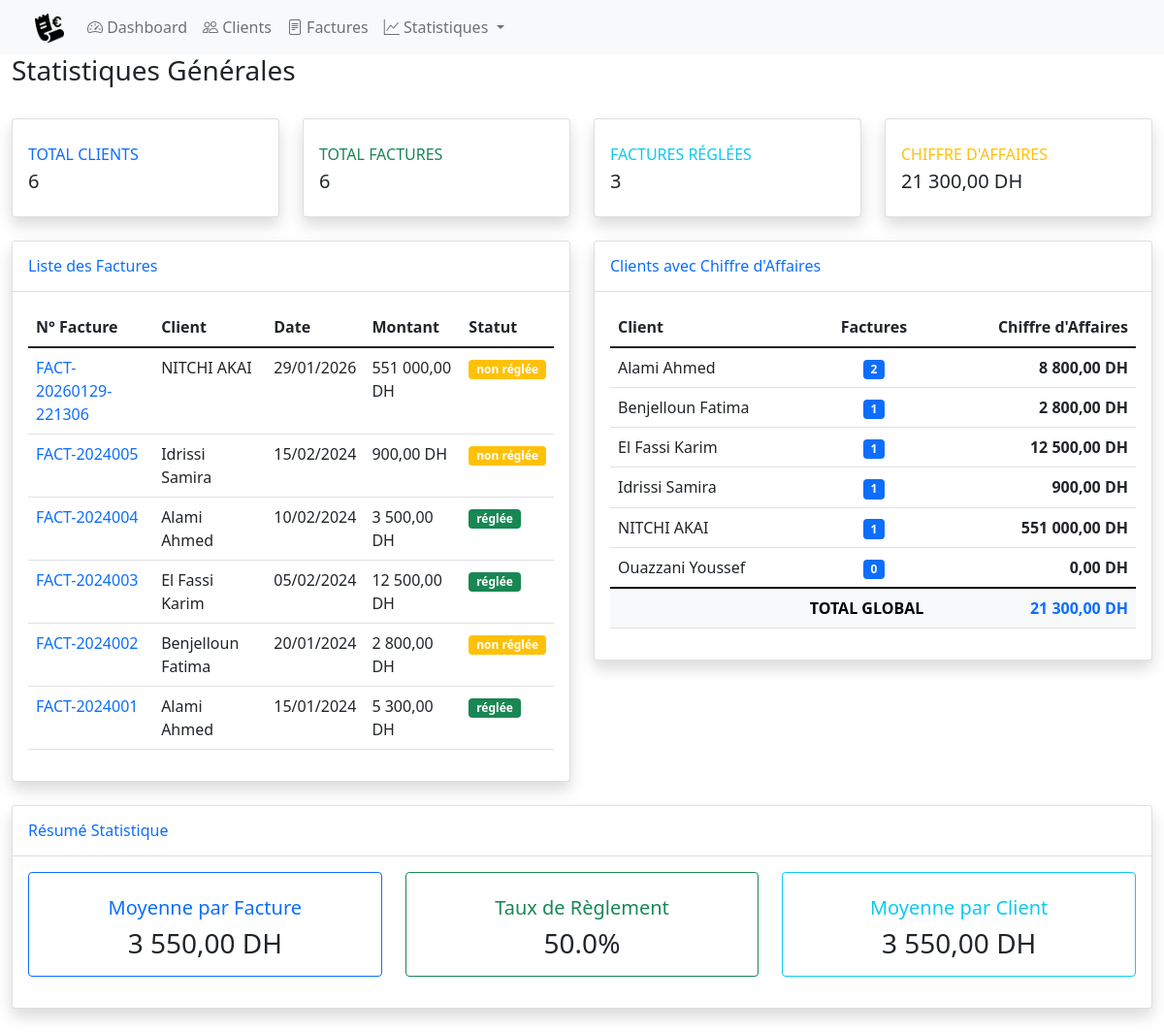
/index.php?action=statistiques, run on the app's committed database.
### tables this page shows
CREATE TABLE IF NOT EXISTS `factures` (
  `idFacture` int NOT NULL AUTO_INCREMENT,
  `numero` varchar(50) NOT NULL,
  `date_facture` date NOT NULL,
  `idClient` int NOT NULL,
  `montant_total` decimal(10,2) NOT NULL DEFAULT '0.00',
  `statut` enum('réglée','non réglée') DEFAULT 'non réglée',
  `created_at` timestamp NULL DEFAULT CURRENT_TIMESTAMP,
  PRIMARY KEY (`idFacture`),
  UNIQUE KEY `numero` (`numero`),
  KEY `idClient` (`idClient`)
);

CREATE TABLE IF NOT EXISTS `clients` (
  `idClient` int NOT NULL AUTO_INCREMENT,
  `nom` varchar(100) NOT NULL,
  `prenom` varchar(100) NOT NULL,
  `email` varchar(100) DEFAULT NULL,
  `telephone` varchar(20) DEFAULT NULL,
  `ville` varchar(50) DEFAULT NULL,
  `created_at` timestamp NULL DEFAULT CURRENT_TIMESTAMP,
  PRIMARY KEY (`idClient`)
);

### App/Controllers/DashboardController.php (called while the page is built, shortened)
<?php
class DashboardController {
    private $facture;
    private $client;
    public function __construct() {
        $this->facture = new GestionFacture();
        $this->client = new GestionClient();
    }
    public function statistiques() {
        $factures = $this->facture->getAll();
        $clients = $this->client->getAll();
        $factures = is_array($factures) ? $factures : [];
        $clients = is_array($clients) ? $clients : [];
        $caGlobal = $this->calculateTotalCA($factures);
        require __DIR__ . '/../Views/dashboard/statistiques.php';
    }
    private function calculateTotalCA($factures) {
        $total = 0;
        foreach ($factures as $facture) {
            if (isset($facture['statut']) && $facture['statut'] === 'réglée' && isset($facture['montant_total'])) {
                $total += $facture['montant_total'];
            }
        }
        return $total;
    }
}

### App/config/dataBase.php (called while the page is built, shortened)
<?php
class Database {
    private static $instance = null;
    private function __construct() {
        try {
            $this->con = new PDO(
                "mysql:host=localhost;dbname=market_db;charset=utf8mb4",
                "root",
                ""
            );
        } catch(PDOException $e) {
            die("ERROR : " . $e->getMessage());
        }
    }
    public static function getInstance() {
        if (self::$instance === null) {
            self::$instance = new Database();
        }
        return self::$instance;
    }
    public static function getConnection() {
        return self::getInstance()->con;
    }
}

### App/Models/GestionClient.php (called while the page is built, shortened)
<?php
class GestionClient {
    private $con;
    public function __construct() {
        $this->con = Database::getConnection();
    }
    public function getAll() {
        try {
            $stmt = $this->con->query("
                SELECT c.*,
                       COUNT(f.idFacture) as nb_factures,
                       COALESCE(SUM(f.montant_total), 0) as chiffre_affaires
                FROM clients c
                LEFT JOIN factures f ON c.idClient = f.idClient
                GROUP BY c.idClient
                ORDER BY c.nom ASC
            ");
            return $stmt->fetchAll(PDO::FETCH_ASSOC);
        } catch(PDOException $e) {
            error_log("ERROR getAll: " . $e->getMessage());
            return [];
        }
    }
}

### App/Models/GestionFacture.php (called while the page is built, shortened)
<?php
class GestionFacture {
    private $con;
    public function __construct() {
        $this->con = Database::getConnection();
    }
    public function getAll() {
        try {
            $stmt = $this->con->query("
                SELECT f.idFacture, f.numero, f.date_facture, f.montant_total,
                       f.statut, c.idClient, c.nom, c.prenom, c.email, c.telephone, c.ville
                FROM factures f
                JOIN clients c ON f.idClient = c.idClient
                ORDER BY f.date_facture DESC
            ");
            return $stmt->fetchAll(PDO::FETCH_ASSOC);
        } catch(PDOException $e) {
            error_log("ERROR getAll: " . $e->getMessage());
            return [];
        }
    }
}

### App/Views/Dashboard/statistiques.php (the view, shortened to what this page needs)
<?php
require __DIR__ . '/../layout/header.php';
$factures = $factures ?? [];
$clients = $clients ?? [];
$caGlobal = $caGlobal ?? 0;
$totalFactures = is_array($factures) ? count($factures) : 0;
$totalClients = is_array($clients) ? count($clients) : 0;
$caTotal = 0;
$facturesReglees = 0;
foreach ($factures as $facture) {
    if (isset($facture['statut']) && $facture['statut'] === 'réglée') {
        $caTotal += $facture['montant_total'] ?? 0;
        $facturesReglees++;
    }
}
?>
<?php include '../app/Views/layout/menu.php'; ?>
<div class="container-fluid">
    <div class="d-flex justify-content-between align-items-center mb-4">
        <h1 class="h3 text-dark">Statistiques Générales</h1>
    </div>
    <div class="row">
        <div class="col-xl-3 col-md-6 mb-4">
            <div class="card border-left-primary shadow h-100 py-2">
                <div class="card-body">
                    <div class="row no-gutters align-items-center">
                        <div class="col mr-2">
                            <div class="text-xs font-weight-bold text-primary text-uppercase mb-1">
                                Total Clients
                            </div>
                            <div class="h5 mb-0 font-weight-bold text-gray-800">
                                <?php echo $totalClients; ?>
                            </div>
                        </div>
                    </div>
                </div>
            </div>
        </div>
        <div class="col-xl-3 col-md-6 mb-4">
            <div class="card border-left-success shadow h-100 py-2">
                <div class="card-body">
                    <div class="row no-gutters align-items-center">
                        <div class="col mr-2">
                            <div class="text-xs font-weight-bold text-success text-uppercase mb-1">
                                Total Factures
                            </div>
                            <div class="h5 mb-0 font-weight-bold text-gray-800">
                                <?php echo $totalFactures; ?>
                            </div>
                        </div>
                    </div>
                </div>
            </div>
        </div>
        <div class="col-xl-3 col-md-6 mb-4">
            <div class="card border-left-info shadow h-100 py-2">
                <div class="card-body">
                    <div class="row no-gutters align-items-center">
                        <div class="col mr-2">
                            <div class="text-xs font-weight-bold text-info text-uppercase mb-1">
                                Factures Réglées
                            </div>
                            <div class="h5 mb-0 font-weight-bold text-gray-800">
                                <?php echo $facturesReglees; ?>
                            </div>
                        </div>
                    </div>
                </div>
            </div>
        </div>
        <div class="col-xl-3 col-md-6 mb-4">
            <div class="card border-left-warning shadow h-100 py-2">
                <div class="card-body">
                    <div class="row no-gutters align-items-center">
                        <div class="col mr-2">
                            <div class="text-xs font-weight-bold text-warning text-uppercase mb-1">
                                Chiffre d'Affaires
                            </div>
                            <div class="h5 mb-0 font-weight-bold text-gray-800">
                                <?php echo number_format($caTotal, 2, ',', ' '); ?> DH
                            </div>
                        </div>
                    </div>
                </div>
            </div>
        </div>
    </div>
    <div class="row">
        <div class="col-lg-6 mb-4">
            <div class="card shadow">
                <div class="card-header bg-white py-3">
                    <h6 class="m-0 font-weight-bold text-primary">Liste des Factures</h6>
                </div>
                <div class="card-body">
                    <?php if (empty($factures)): ?>
                        <div class="alert alert-info">
                            Aucune facture trouvée.
                        </div>
                    <?php else: ?>
                        <div class="table-responsive">
                            <table class="table table-hover">
                                <thead class="thead-light">
                                    <tr>
                                        <th>N° Facture</th>
                                        <th>Client</th>
                                        <th>Date</th>
                                        <th>Montant</th>
                                        <th>Statut</th>
                                    </tr>
                                </thead>
                                <tbody>
                                    <?php foreach ($factures as $facture): ?>
                                    <tr>
                                        <td>
                                            <a href="index.php?action=detail_facture&id=<?php echo $facture['idFacture'] ?? ''; ?>" class="text-decoration-none">
                                                <?php echo htmlspecialchars($facture['numero'] ?? ''); ?>
                                            </a>
                                        </td>
                                        <td><?php echo htmlspecialchars(($facture['nom'] ?? '') . ' ' . ($facture['prenom'] ?? '')); ?></td>
                                        <td><?php echo isset($facture['date_facture']) ? date('d/m/Y', strtotime($facture['date_facture'])) : ''; ?></td>
                                        <td><?php echo number_format($facture['montant_total'] ?? 0, 2, ',', ' '); ?> DH</td>
                                        <td>
                                            <span class="badge bg-<?php echo ($facture['statut'] ?? '') == 'réglée' ? 'success' : 'warning'; ?>">
                                                <?php echo htmlspecialchars($facture['statut'] ?? ''); ?>
                                            </span>
                                        </td>
                                    </tr>
                                    <?php endforeach; ?>
                                </tbody>
                            </table>
                        </div>
                    <?php endif; ?>
                </div>
            </div>
        </div>
        <div class="col-lg-6 mb-4">
            <div class="card shadow">
                <div class="card-header bg-white py-3">
                    <h6 class="m-0 font-weight-bold text-primary">Clients avec Chiffre d'Affaires</h6>
                </div>
                <div class="card-body">
                    <?php if (empty($clients)): ?>
                        <div class="alert alert-info">
                            Aucun client trouvé.
                        </div>
                    <?php else: ?>
                        <div class="table-responsive">
                            <table class="table table-hover">
                                <thead class="thead-light">
                                    <tr>
                                        <th>Client</th>
                                        <th class="text-center">Factures</th>
                                        <th class="text-end">Chiffre d'Affaires</th>
                                    </tr>
                                </thead>
                                <tbody>
                                    <?php foreach ($clients as $client): ?>
                                    <tr>
                                        <td><?php echo htmlspecialchars($client['nom'] . ' ' . $client['prenom']); ?></td>
                                        <td class="text-center">
                                            <span class="badge bg-primary"><?php echo $client['nb_factures'] ?? 0; ?></span>
                                        </td>
                                        <td class="text-end">
                                            <strong><?php echo number_format($client['chiffre_affaires'] ?? 0, 2, ',', ' '); ?> DH</strong>
                                        </td>
                                    </tr>
                                    <?php endforeach; ?>
                                </tbody>
                                <tfoot class="table-light">
                                    <tr>
                                        <td colspan="2" class="text-end"><strong>TOTAL GLOBAL</strong></td>
                                        <td class="text-end">
                                            <strong class="text-primary">
                                                <?php echo number_format($caGlobal, 2, ',', ' '); ?> DH
                                            </strong>
                                        </td>
                                    </tr>
                                </tfoot>
                            </table>
                        </div>
                    <?php endif; ?>
                </div>
            </div>
        </div>
    </div>
    <div class="row">
        <div class="col-lg-12">
            <div class="card shadow mb-4">
                <div class="card-header bg-white py-3">
                    <h6 class="m-0 font-weight-bold text-primary">Résumé Statistique</h6>
                </div>
                <div class="card-body">
                    <div class="row">
                        <div class="col-md-4 mb-3">
                            <div class="card border-primary h-100">
                                <div class="card-body text-center">
                                    <h5 class="card-title text-primary">Moyenne par Facture</h5>
                                    <h3 class="card-text">
                                        <?php
                                        $moyenne = $totalFactures > 0 ? $caTotal / $totalFactures : 0;
                                        echo number_format($moyenne, 2, ',', ' ') . ' DH';
                                        ?>
                                    </h3>
                                </div>
                            </div>
                        </div>
                        <div class="col-md-4 mb-3">
                            <div class="card border-success h-100">
                                <div class="card-body text-center">
                                    <h5 class="card-title text-success">Taux de Règlement</h5>
                                    <h3 class="card-text">
                                        <?php
                                        $taux = $totalFactures > 0 ? ($facturesReglees / $totalFactures) * 100 : 0;
                                        echo number_format($taux, 1) . '%';
                                        ?>
                                    </h3>
                                </div>
                            </div>
                        </div>
                        <div class="col-md-4 mb-3">
                            <div class="card border-info h-100">
                                <div class="card-body text-center">
                                    <h5 class="card-title text-info">Moyenne par Client</h5>
                                    <h3 class="card-text">
                                        <?php
                                        $moyenneClient = $totalClients > 0 ? $caTotal / $totalClients : 0;
                                        echo number_format($moyenneClient, 2, ',', ' ') . ' DH';
                                        ?>
                                    </h3>
                                </div>
                            </div>
                        </div>
                    </div>
                </div>
            </div>
        </div>
    </div>
</div>
<?php
require __DIR__ . '/../layout/footer.php';
?>

### data on the page
factures: numero "FACT-20260129-221306", idClient.prenom "NITCHI AKAI", date_facture "29/01/2026", montant_total "551 000,00", statut "non réglée"
factures: numero "FACT-2024005", idClient.prenom "Idrissi Samira", date_facture "15/02/2024", montant_total "900,00", statut "non réglée"
factures: numero "FACT-2024004", idClient.prenom "Alami Ahmed", date_facture "10/02/2024", montant_total "3 500,00", statut "réglée"
factures: numero "FACT-2024003", idClient.prenom "El Fassi Karim", date_facture "05/02/2024", montant_total "12 500,00", statut "réglée"
factures: numero "FACT-2024002", idClient.prenom "Benjelloun Fatima", date_facture "20/01/2024", montant_total "2 800,00", statut "non réglée"
factures: numero "FACT-2024001", idClient.prenom "Alami Ahmed", date_facture "15/01/2024", montant_total "5 300,00", statut "réglée"
clients: nom+prenom "Alami Ahmed", nb_factures "2", chiffre_affaires "8 800,00"
clients: nom+prenom "Benjelloun Fatima", nb_factures "1", chiffre_affaires "2 800,00"
clients: nom+prenom "El Fassi Karim", nb_factures "1", chiffre_affaires "12 500,00"
clients: nom+prenom "Idrissi Samira", nb_factures "1", chiffre_affaires "900,00"
clients: nom+prenom "NITCHI AKAI", nb_factures "1", chiffre_affaires "551 000,00"
clients: nom+prenom "Ouazzani Youssef", nb_factures "0", chiffre_affaires "0,00"

### other printed values
$totalClients "6"
$totalFactures "6"
$facturesReglees "3"
$caTotal "21 300,00"
$caGlobal "21 300,00"
$moyenne "3 550,00"
$taux "50.0"
$moyenneClient "3 550,00"
